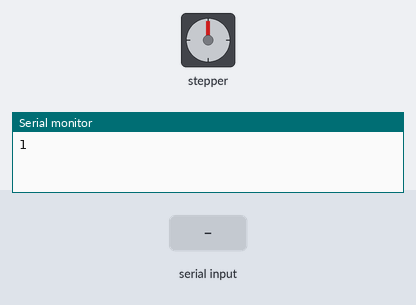
Recording of a sketch running on a simulated Arduino Uno, built with avr-gcc and run on an emulated ATmega328P. Shown: stepper motor, the last lines printed to the serial monitor. Wiring (inferred from the names in the program): stepper motor (2048 steps per turn assumed): coils pin 6, pin 8, pin 7, pin 9. Inputs (shaded band) come from the test bench.

Above: at 1.2 s.
1.3 s: "90,45\n" received over Serial
At 3.8 s:
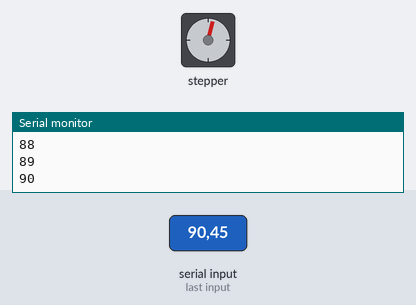
4.3 s: "d90\n" received over Serial
5.8 s: "To 40\n" received over Serial
At 8.5 s:
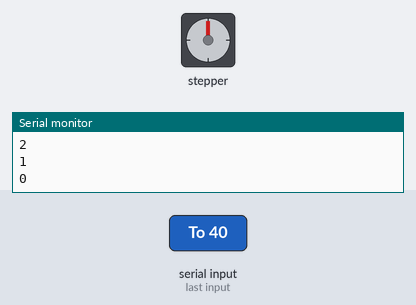
8.8 s: "1\n" received over Serial
Timing chart, 0 to 11.3 s (numbered marks = the images above; inputs shaded):
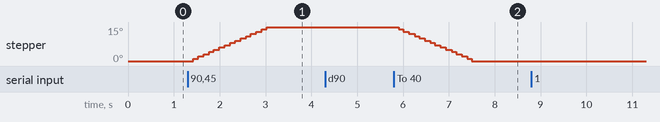

Measured:
- after the input at 1.3 s, stepper: turns 15° clockwise in 1.6 s, starting after 0.13 s
- after the input at 4.3 s, every drawn part: stays the same
- after the input at 5.8 s, stepper: turns 15° counter-clockwise in 1.6 s, starting after 0.11 s

The sketch:

stepper.ino
```cpp
int inA1 = 8; // input 1 of the stepper
int inA2 = 9; // input 2 of the stepper
int inB1 = 7; // input 3 of the stepper
int inB2 = 6; // input 4 of the stepper

int ENA=11;
int ENB=12;

int stepDelay = 20; // Delay between steps in milliseconds

int posStep = 0;
int dirDelay = 500;

int goal = 1;
int dirStep = 1;
int stepID = 0;
int lastStepID = 0;

void setup() {
  Serial.begin(9600);

  pinMode(inA1, OUTPUT);
  pinMode(inA2, OUTPUT);
  pinMode(inB1, OUTPUT);
  pinMode(inB2, OUTPUT);
}

void step1() {
  digitalWrite(inA1, LOW);
  digitalWrite(inA2, HIGH);
  digitalWrite(inB1, HIGH);
  digitalWrite(inB2, LOW);
  delay(stepDelay);
}
void step2() {
  digitalWrite(inA1, LOW);
  digitalWrite(inA2, HIGH);
  digitalWrite(inB1, LOW);
  digitalWrite(inB2, HIGH);
  delay(stepDelay);
}
void step3() {
  digitalWrite(inA1, HIGH);
  digitalWrite(inA2, LOW);
  digitalWrite(inB1, LOW);
  digitalWrite(inB2, HIGH);
  delay(stepDelay);
}
void step4() {
  digitalWrite(inA1, HIGH);
  digitalWrite(inA2, LOW);
  digitalWrite(inB1, HIGH);
  digitalWrite(inB2, LOW);
  delay(stepDelay);
}
void stepTestA() {
  digitalWrite(inA1, HIGH);
  digitalWrite(inA2, LOW);
  digitalWrite(inB1, LOW);
  digitalWrite(inB2, LOW);
  delay(stepDelay);
}

void stepTestB() {
  digitalWrite(inA1, LOW);
  digitalWrite(inA2, LOW);
  digitalWrite(inB1, HIGH);
  digitalWrite(inB2, LOW);
  delay(stepDelay);
}

void stopMotor() {
  digitalWrite(inA1, LOW);
  digitalWrite(inA2, LOW);
  digitalWrite(inB1, LOW);
  digitalWrite(inB2, LOW);
}

void setGoal(int newGoal) {
  goal = newGoal;
  if(goal < posStep) {
    dirStep = 0;
  } else {
    dirStep = 1;
  }
}

void setToStep() {
  switch(stepID) {
    case 0:
      step1();
      break;
    case 1:
      step2();
      break;
    case 2:
      step3();
      break;
    case 3:
      step4();
      break;
    }
}

void stepBack() {
  lastStepID = stepID;
  stepID = (stepID + 4-1)%4;
}

void stepForward() {
  lastStepID = stepID;
  stepID = (stepID + 1)%4;
}
// the loop routine runs over and over again forever:
void loop() {
  digitalWrite(ENA, HIGH);
  digitalWrite(ENB, HIGH);

  if(posStep != goal) {
    setToStep();
    switch(dirStep) {
      case 0:
        posStep--;
        stepBack();
        break;
      case 1:
        posStep++;
        stepForward();
        break;
    }
//    Serial.print("Step: ");
    Serial.println(posStep);
  } else {
//    stopMotor();
//    Serial.println("Switching direction");
//    if(goal == 40) {
//      Serial.println("To zero");
//      setGoal(0);
//    } else {
//      setGoal(40);
//      Serial.println("To 40");
//    }
  }
  if(Serial.available()) {
    String s = Serial.readStringUntil('\n');
    if(s.charAt(0) == 'd') {
//      Serial.println("Disable");
      stopMotor();
    } else if(s.charAt(0) == 'e') {
//      Serial.println("Enable");
      int oldStepID = stepID;
      setToStep();
      stepID = lastStepID;
    } else {
      long i = s.toInt();
//      Serial.print("Set position to:");
//      Serial.println(i);
      setGoal(i);
    }

  }
//  Serial.println("Repeat");
 //  stepTestA();
// Serial.println("Step forward");
//  for (int i=0; i<=11; i++){
//    step1();
//    step2();
//    step3();
//    step4();
//  }
//  //stopMotor();
//  delay(dirDelay);
//
// Serial.println("Step back");
//  for (int i=0; i<=11; i++){
//    step3();
//    step2();
//    step1();
//    step4();
//  }
//Serial.println("stop");

  //stopMotor();
//  delay(dirDelay);
}
```
